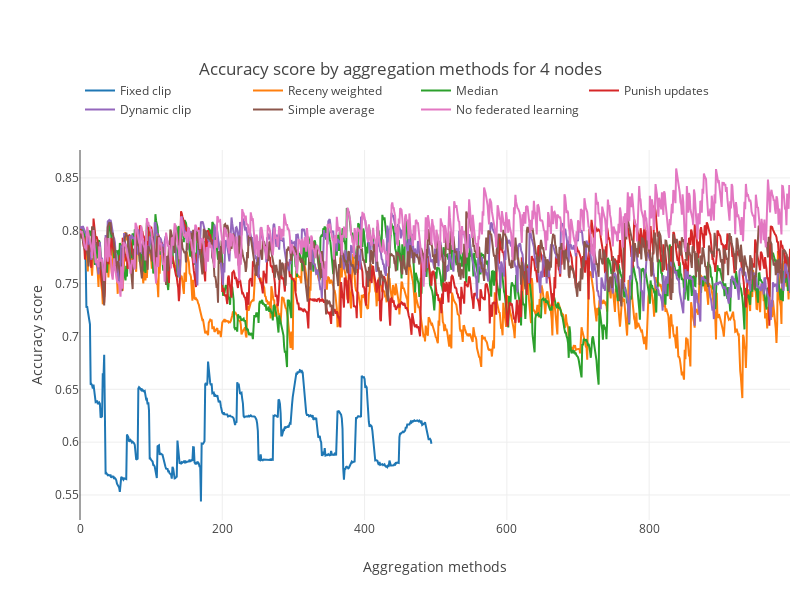

Notebook code for this chart:
### Code cell
fig=go.Figure()
for idx,name in enumerate(processed_aggregation_names):
    fig.add_trace(go.Scatter(y=average_in_time[idx][1:] ,name=name))
fig.update_layout(template="none", title=f"Accuracy score by aggregation methods for {NODE_COUNT} nodes",
                  width=800,height=600,legend=dict( orientation="h",y=1.2),margin=dict(t=150,r=10))
fig.update_xaxes(title="Aggregation methods")
fig.update_yaxes(title="Accuracy score")
fig.write_image(f"./../figs/Performance_in_time_by_aggregation_{NODE_COUNT}_nodes.svg")
fig.show()

### Figure 1 — Plotly figure (JSON) as saved in the notebook; plotly's stock layout.template omitted (floating-point values rounded to 4 significant figures; data arrays with more than 128 entries replaced by an {"elided": "..."} marker saying what was removed)
{"data": [{"name": "Fixed clip", "type": "scatter", "y": {"elided": "999 float values"}}, {"name": "Receny weighted", "type": "scatter", "y": {"elided": "999 float values"}}, {"name": "Median", "type": "scatter", "y": {"elided": "999 float values"}}, {"name": "Punish updates", "type": "scatter", "y": {"elided": "999 float values"}}, {"name": "Dynamic clip", "type": "scatter", "y": {"elided": "999 float values"}}, {"name": "Simple average", "type": "scatter", "y": {"elided": "999 float values"}}, {"name": "No federated learning", "type": "scatter", "y": {"elided": "999 float values"}}], "layout": {"height": 600, "legend": {"orientation": "h", "y": 1.2}, "margin": {"r": 10, "t": 150}, "title": {"text": "Accuracy score by aggregation methods for 4 nodes"}, "width": 800, "xaxis": {"title": {"text": "Aggregation methods"}}, "yaxis": {"title": {"text": "Accuracy score"}}}}
